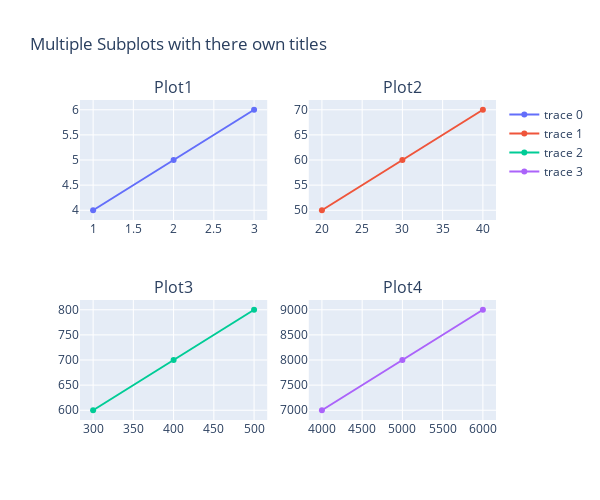

The notebook cell this image was saved under:
### Markdown cell above
2. 각 그래프 별 서브타이틀 달기

`make_subplots` 함수의 인자로 subplot_titles를 전달한다. 이는 각 그래프의 이름(문자열)을 담은 튜플이다.

```py
make_subplots(rows=n_rows, cols=n_cols, subplot_titles=(name1, name2, name3, ...))
```

### Code cell
fig = make_subplots(rows=2, cols=2, subplot_titles=("Plot1", "Plot2", "Plot3", "Plot4"))

fig.add_trace(go.Scatter(x=[1, 2, 3], y=[4, 5, 6]), row=1, col=1)
fig.add_trace(go.Scatter(x=[20, 30, 40], y=[50, 60, 70]), row=1, col=2)
fig.add_trace(go.Scatter(x=[300, 400, 500], y=[600, 700, 800]), row=2, col=1)
fig.add_trace(go.Scatter(x=[4000, 5000, 6000], y=[7000, 8000, 9000]), row=2, col=2)
fig.update_layout(width=600, height=500, title_text="Multiple Subplots with there own titles")

fig.show()

### Figure 1 — Plotly figure (JSON) as saved in the notebook; plotly's stock layout.template omitted (floating-point values rounded to 4 significant figures)
{"data": [{"type": "scatter", "x": [1, 2, 3], "xaxis": "x", "y": [4, 5, 6], "yaxis": "y"}, {"type": "scatter", "x": [20, 30, 40], "xaxis": "x2", "y": [50, 60, 70], "yaxis": "y2"}, {"type": "scatter", "x": [300, 400, 500], "xaxis": "x3", "y": [600, 700, 800], "yaxis": "y3"}, {"type": "scatter", "x": [4000, 5000, 6000], "xaxis": "x4", "y": [7000, 8000, 9000], "yaxis": "y4"}], "layout": {"annotations": [{"font": {"size": 16}, "showarrow": false, "text": "Plot1", "x": 0.225, "xanchor": "center", "xref": "paper", "y": 1, "yanchor": "bottom", "yref": "paper"}, {"font": {"size": 16}, "showarrow": false, "text": "Plot2", "x": 0.775, "xanchor": "center", "xref": "paper", "y": 1, "yanchor": "bottom", "yref": "paper"}, {"font": {"size": 16}, "showarrow": false, "text": "Plot3", "x": 0.225, "xanchor": "center", "xref": "paper", "y": 0.375, "yanchor": "bottom", "yref": "paper"}, {"font": {"size": 16}, "showarrow": false, "text": "Plot4", "x": 0.775, "xanchor": "center", "xref": "paper", "y": 0.375, "yanchor": "bottom", "yref": "paper"}], "height": 500, "title": {"text": "Multiple Subplots with there own titles"}, "width": 600, "xaxis": {"anchor": "y", "domain": [0, 0.45]}, "xaxis2": {"anchor": "y2", "domain": [0.55, 1]}, "xaxis3": {"anchor": "y3", "domain": [0, 0.45]}, "xaxis4": {"anchor": "y4", "domain": [0.55, 1]}, "yaxis": {"anchor": "x", "domain": [0.625, 1]}, "yaxis2": {"anchor": "x2", "domain": [0.625, 1]}, "yaxis3": {"anchor": "x3", "domain": [0, 0.375]}, "yaxis4": {"anchor": "x4", "domain": [0, 0.375]}}}
